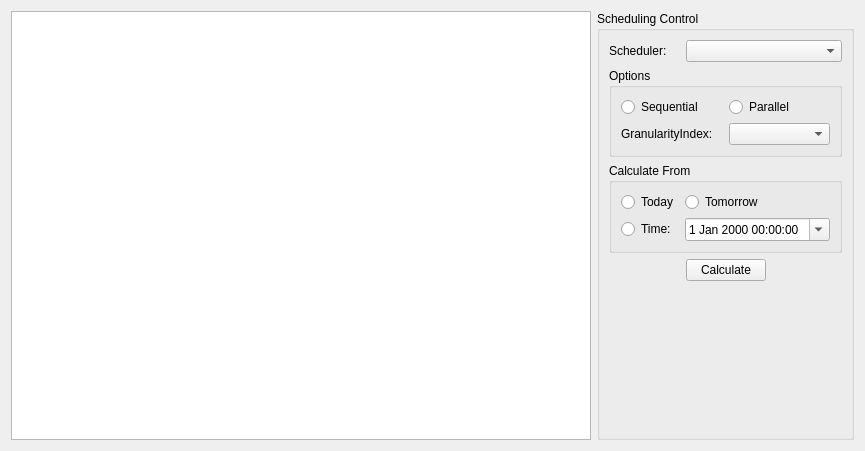
<?xml version="1.0" encoding="UTF-8"?>
<ui version="4.0">
 <class>SchedulingView</class>
 <widget class="QWidget" name="SchedulingView">
  <property name="geometry">
   <rect>
    <x>0</x>
    <y>0</y>
    <width>865</width>
    <height>451</height>
   </rect>
  </property>
  <property name="sizePolicy">
   <sizepolicy hsizetype="Preferred" vsizetype="Preferred">
    <horstretch>0</horstretch>
    <verstretch>0</verstretch>
   </sizepolicy>
  </property>
  <property name="windowTitle">
   <string/>
  </property>
  <layout class="QHBoxLayout" name="horizontalLayout">
   <item>
    <widget class="QTreeView" name="schedulingView">
     <property name="contextMenuPolicy">
      <enum>Qt::CustomContextMenu</enum>
     </property>
     <property name="rootIsDecorated">
      <bool>false</bool>
     </property>
    </widget>
   </item>
   <item>
    <widget class="QGroupBox" name="schedulingProperties">
     <property name="sizePolicy">
      <sizepolicy hsizetype="Fixed" vsizetype="Preferred">
       <horstretch>0</horstretch>
       <verstretch>0</verstretch>
      </sizepolicy>
     </property>
     <property name="title">
      <string>Scheduling Control</string>
     </property>
     <layout class="QGridLayout" name="gridLayout">
      <item row="4" column="2">
       <spacer name="horizontalSpacer_2">
        <property name="orientation">
         <enum>Qt::Horizontal</enum>
        </property>
        <property name="sizeHint" stdset="0">
         <size>
          <width>58</width>
          <height>20</height>
         </size>
        </property>
       </spacer>
      </item>
      <item row="0" column="1" colspan="2">
       <widget class="QComboBox" name="schedulersCombo">
        <property name="sizePolicy">
         <sizepolicy hsizetype="Preferred" vsizetype="Fixed">
          <horstretch>0</horstretch>
          <verstretch>0</verstretch>
         </sizepolicy>
        </property>
       </widget>
      </item>
      <item row="1" column="0" colspan="3">
       <widget class="QGroupBox" name="groupBox_2">
        <property name="title">
         <string>Options</string>
        </property>
        <layout class="QGridLayout" name="gridLayout_3">
         <item row="0" column="0">
          <widget class="QRadioButton" name="sequential">
           <property name="text">
            <string>Sequential</string>
           </property>
          </widget>
         </item>
         <item row="2" column="0">
          <widget class="QLabel" name="label_4">
           <property name="text">
            <string>GranularityIndex:</string>
           </property>
           <property name="buddy">
            <cstring>granularities</cstring>
           </property>
          </widget>
         </item>
         <item row="0" column="1">
          <widget class="QRadioButton" name="parallel">
           <property name="text">
            <string>Parallel</string>
           </property>
          </widget>
         </item>
         <item row="2" column="1">
          <widget class="QComboBox" name="granularities"/>
         </item>
        </layout>
       </widget>
      </item>
      <item row="2" column="0" colspan="3">
       <widget class="QGroupBox" name="groupBox">
        <property name="title">
         <string>Calculate From</string>
        </property>
        <layout class="QGridLayout" name="gridLayout_2">
         <item row="0" column="0">
          <widget class="QRadioButton" name="todayRB">
           <property name="text">
            <string>Today</string>
           </property>
          </widget>
         </item>
         <item row="2" column="0">
          <widget class="QRadioButton" name="timeRB">
           <property name="text">
            <string>Time:</string>
           </property>
          </widget>
         </item>
         <item row="2" column="1">
          <widget class="QDateTimeEdit" name="calculationDateTime">
           <property name="calendarPopup">
            <bool>true</bool>
           </property>
          </widget>
         </item>
         <item row="0" column="1">
          <widget class="QRadioButton" name="tomorrowRB">
           <property name="text">
            <string>Tomorrow</string>
           </property>
          </widget>
         </item>
        </layout>
       </widget>
      </item>
      <item row="3" column="1" rowspan="2">
       <widget class="QPushButton" name="calculate">
        <property name="text">
         <string>Calculate</string>
        </property>
        <property name="icon">
         <iconset theme="view-time-schedule-calculus">
          <normaloff>.</normaloff>.</iconset>
        </property>
       </widget>
      </item>
      <item row="5" column="1">
       <spacer name="verticalSpacer">
        <property name="orientation">
         <enum>Qt::Vertical</enum>
        </property>
        <property name="sizeHint" stdset="0">
         <size>
          <width>20</width>
          <height>40</height>
         </size>
        </property>
       </spacer>
      </item>
      <item row="4" column="0">
       <spacer name="horizontalSpacer">
        <property name="orientation">
         <enum>Qt::Horizontal</enum>
        </property>
        <property name="sizeHint" stdset="0">
         <size>
          <width>62</width>
          <height>20</height>
         </size>
        </property>
       </spacer>
      </item>
      <item row="0" column="0">
       <widget class="QLabel" name="label">
        <property name="text">
         <string>Scheduler:</string>
        </property>
       </widget>
      </item>
     </layout>
    </widget>
   </item>
  </layout>
 </widget>
 <resources/>
 <connections/>
</ui>
